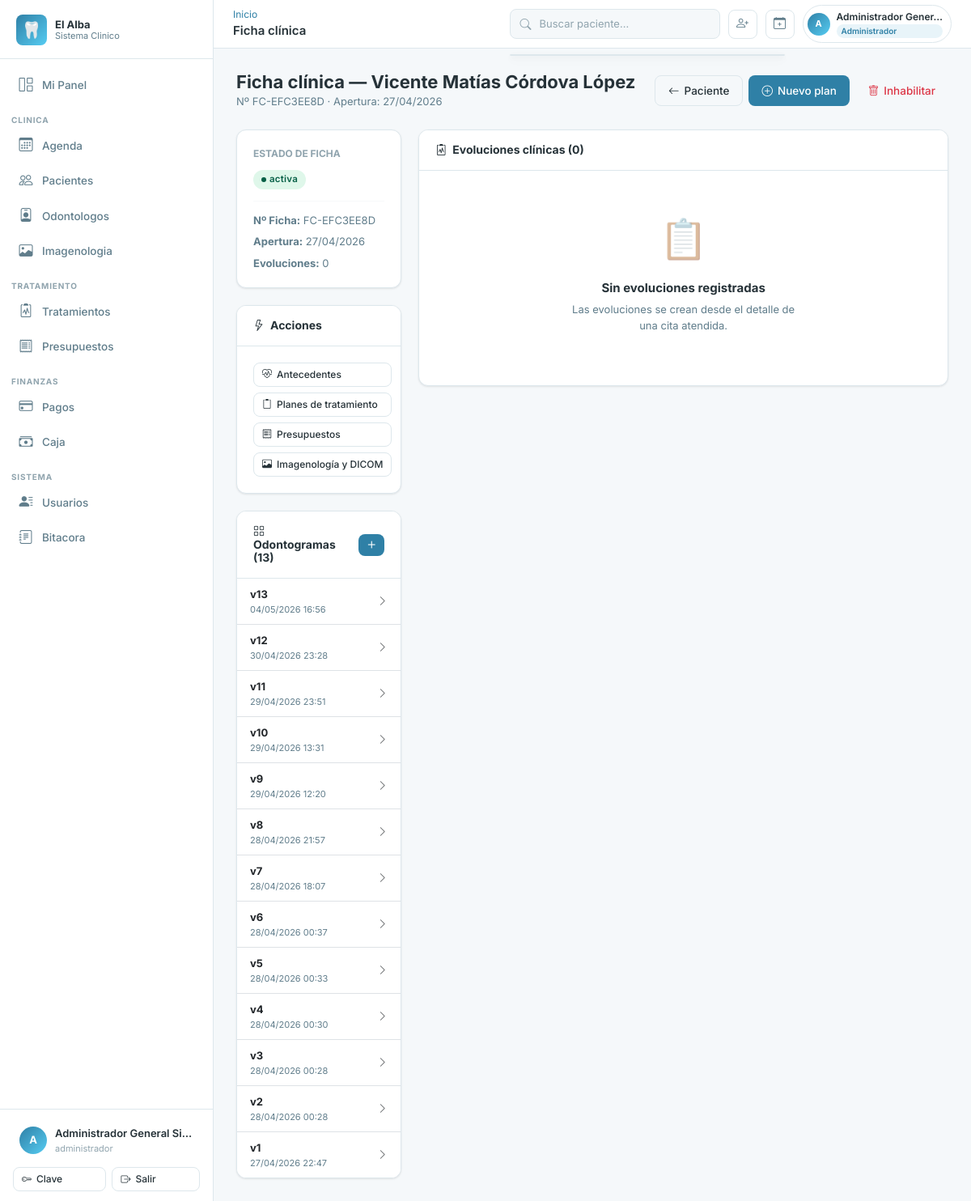
Before: /fichas/paciente/1/ (signed in) with the older database file.
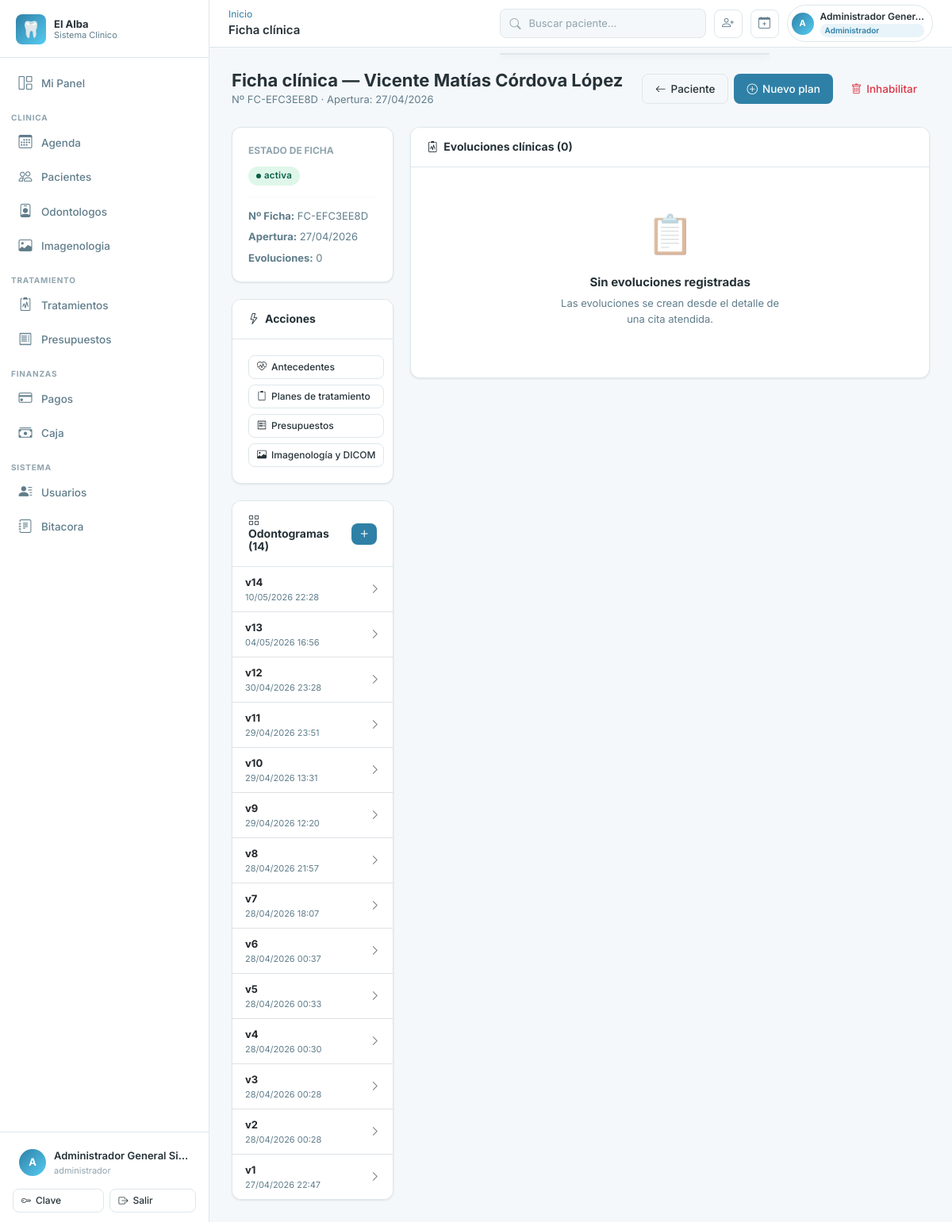
After: the same page with the newer database file.
### apps/odontograma/models.py (models this page shows, shortened)
class Odontograma(InhabilitableModel):
    ESTADO_ACTIVO = "activo"
    ESTADO_INACTIVO = "inactivo"
    ESTADO_CHOICES = [(ESTADO_ACTIVO, "Activo"), (ESTADO_INACTIVO, "Inactivo")]
    id_odontograma = models.AutoField(primary_key=True)
    id_ficha_clinica = models.ForeignKey(
        "fichas.FichaClinica",
        db_column="id_ficha_clinica",
        on_delete=models.RESTRICT,
        related_name="odontogramas",
    )
    id_evolucion = models.ForeignKey(
        "fichas.EvolucionClinica",
        db_column="id_evolucion",
        on_delete=models.SET_NULL,
        null=True,
        blank=True,
        related_name="odontogramas",
    )
    id_odontologo = models.ForeignKey(
        "odontologos.Odontologo",
        db_column="id_odontologo",
        on_delete=models.RESTRICT,
        null=True,
        blank=True,
        related_name="odontogramas",
    )
    id_usuario_crea = models.ForeignKey(
        "accounts.Usuario",
        db_column="id_usuario_crea",
        on_delete=models.SET_NULL,
        null=True,
        blank=True,
        related_name="odontogramas_creados",
    )
    id_usuario_actualiza = models.ForeignKey(
        "accounts.Usuario",
        db_column="id_usuario_actualiza",
        on_delete=models.SET_NULL,
        null=True,
        blank=True,
        related_name="odontogramas_actualizados",
    )
    version = models.PositiveSmallIntegerField(default=1)
    fecha_registro = models.DateTimeField(default=timezone.now)
    fecha_actualizacion = models.DateTimeField(auto_now=True)
    descripcion_general = models.TextField(null=True, blank=True)
    estado_odontograma = models.CharField(
        max_length=20, choices=ESTADO_CHOICES, default=ESTADO_ACTIVO
    )
    class Meta:
        db_table = "odontogramas"
        unique_together = [("id_ficha_clinica", "version")]
        verbose_name = "Odontograma"
        verbose_name_plural = "Odontogramas"
        permissions = [
            ("disable_odontograma", "Puede inhabilitar odontograma"),
            ("reactivate_odontograma", "Puede reactivar odontograma"),
        ]
        ordering = ["-version"]
        indexes = [
            models.Index(fields=["id_ficha_clinica"], name="idx_odontogramas_ficha"),
            models.Index(fields=["id_evolucion"], name="idx_odontogramas_evolucion"),
            models.Index(fields=["id_odontologo"], name="idx_odontogramas_odonto"),
        ]

### apps/fichas/views.py (the view)
# urls.py: path("paciente/<int:paciente_id>/", views.FichaDetalleView.as_view(), name="detalle"),
class FichaDetalleView(PermisoRequeridoMixin, View):
    permission_required = "fichas.view_fichaclinica"
    template_name = "fichas/detalle.html"
    def get(self, request, paciente_id):
        paciente = get_object_or_404(
            Paciente.objects.select_related("id_persona"), pk=paciente_id
        )
        ficha = FichaClinica.objects.filter(id_paciente=paciente).first()
        evoluciones = []
        odontogramas = []
        if ficha:
            evoluciones = (
                EvolucionClinica.objects.filter(id_cita__id_paciente=paciente)
                .select_related("id_cita__id_odontologo__id_usuario__id_persona")
                .prefetch_related("adjuntos")
                .order_by("-fecha_evolucion")
            )
            from apps.odontograma.models import Odontograma
            odontogramas = Odontograma.objects.filter(id_ficha_clinica=ficha).order_by("-version")
        return render(request, self.template_name, {
            "paciente": paciente,
            "ficha": ficha,
            "evoluciones": evoluciones,
            "odontogramas": odontogramas,
            "tiene_ficha": ficha is not None,
        })

### apps/accounts/models.py (called while the page is built, shortened)
    def has_perm(self, perm, obj=None):
        if self.is_superuser:
            return True

    def has_perms(self, perm_list, obj=None):
        if not isinstance(perm_list, (list, tuple)):
            perm_list = [perm_list]
        return all(self.has_perm(perm, obj) for perm in perm_list)

    def tiene_rol(self, *roles: str) -> bool:
        if self.is_superuser:
            return True

    @property
    def password(self):
        return self.password_hash

    @property
    def nombre_completo(self):
        try:
            return self.id_persona.nombre_completo
        except Exception:
            return self.username

### apps/core/templatetags/core_tags.py (called while the page is built)
@register.filter(name='user_tiene_rol')
def user_tiene_rol(user, roles_str):
    if not user or not user.is_authenticated:
        return False
    roles = [r.strip() for r in roles_str.split(',')]
    if hasattr(user, 'tiene_rol'):
        return user.tiene_rol(*roles)
    return False

### apps/pacientes/models.py (called while the page is built)
    @property
    def nombre_completo(self):
        return self.id_persona.nombre_completo

### templates/fichas/detalle.html (shortened to what the changed rows need)
{% extends 'base.html' %}
{% load core_tags %}
{% block content %}
<div class="page-header">
  <div>
    <h1 class="page-title">Ficha clínica — {{ paciente.nombre_completo }}</h1>
  </div>
</div>
{% if not ficha %}
<div class="card" style="max-width:500px;margin:48px auto;text-align:center;padding:40px;">
  <div style="font-size:48px;margin-bottom:16px;">📋</div>
  <h2 style="font-size:18px;font-weight:700;margin-bottom:8px;">Este paciente no tiene ficha clínica</h2>
  <p style="color:var(--color-texto-suave);margin-bottom:20px;">Abre la ficha clínica para registrar evoluciones, odontogramas y planes de tratamiento.</p>
  {% if perms.fichas.add_fichaclinica %}
  <form method="post" action="{% url 'fichas:abrir' paciente.id_paciente %}">
    {% csrf_token %}
    <button class="btn btn-primary btn-lg"><i class="bi bi-folder-plus"></i> Abrir ficha clínica</button>
  </form>
  {% endif %}
</div>
{% else %}
<div class="row g-4">
  <div class="col-lg-3">
    <div class="card mb-4">
      <div class="card-body">
        <div style="font-size:12px;text-transform:uppercase;font-weight:700;color:var(--color-texto-muy-suave);margin-bottom:10px;">Estado de ficha</div>
        <span class="badge-estado {{ ficha.estado_ficha }}">{{ ficha.estado_ficha }}</span>
        <hr style="border-color:var(--color-borde);margin:14px 0;">
        <div style="font-size:13px;color:var(--color-texto-suave);">
          <div class="mb-2"><strong>Nº Ficha:</strong> {{ ficha.numero_ficha }}</div>
          <div class="mb-2"><strong>Apertura:</strong> {{ ficha.fecha_apertura|date:"d/m/Y" }}</div>
          <div><strong>Evoluciones:</strong> {{ evoluciones.count }}</div>
        </div>
      </div>
    </div>
    <div class="card">
      <div class="card-header"><h2 class="card-title"><i class="bi bi-lightning me-2"></i>Acciones</h2></div>
      <div class="card-body d-grid gap-2">
        <a href="{% url 'antecedentes:lista' paciente.id_paciente %}" class="btn btn-outline btn-sm">
          <i class="bi bi-heart-pulse"></i> Antecedentes
        </a>
        <a href="{% url 'tratamientos:planes' %}" class="btn btn-outline btn-sm">
          <i class="bi bi-clipboard2"></i> Planes de tratamiento
        </a>
        <a href="{% url 'presupuestos:lista' %}" class="btn btn-outline btn-sm">
          <i class="bi bi-receipt"></i> Presupuestos
        </a>
        <a href="{% url 'imagenologia:paciente_lista' paciente.id_paciente %}" class="btn btn-outline btn-sm">
          <i class="bi bi-image"></i> Imagenología y DICOM
        </a>
      </div>
    </div>
    <div class="card mt-4">
      <div class="card-header d-flex justify-content-between align-items-center">
        <h2 class="card-title"><i class="bi bi-grid me-2"></i>Odontogramas ({{ odontogramas|length }})</h2>
        {% if perms.odontograma.add_odontograma %}
        <a href="{% url 'odontograma:crear' ficha.id_ficha_clinica %}" class="btn btn-primary btn-sm px-2 py-0">
          <i class="bi bi-plus" style="font-size:18px;"></i>
        </a>
        {% endif %}
      </div>
      <div class="card-body p-0">
        {% if odontogramas %}
        <div class="list-group list-group-flush" style="font-size:13px;">
          {% for odo in odontogramas %}
          <a href="{% url 'odontograma:detalle' odo.id_odontograma %}" class="list-group-item list-group-item-action d-flex justify-content-between align-items-center" style="padding:10px 16px;">
            <div>
              <strong>v{{ odo.version }}</strong>
              <div style="font-size:11px;color:var(--color-texto-suave);">{{ odo.fecha_registro|date:"d/m/Y H:i" }}</div>
            </div>
            <i class="bi bi-chevron-right text-muted"></i>
          </a>
          {% endfor %}
        </div>
        {% else %}
        <div class="text-center p-4" style="color:var(--color-texto-suave);font-size:13px;">
          Sin odontogramas
        </div>
        {% endif %}
      </div>
    </div>
  </div>
  <div class="col-lg-9">
    <div class="card">
      <div class="card-header">
        <h2 class="card-title"><i class="bi bi-clipboard2-pulse me-2"></i>Evoluciones clínicas ({{ evoluciones.count }})</h2>
      </div>
      <div class="card-body p-0">
        {% if evoluciones %}
        <div class="timeline" style="padding: 20px 20px 20px 44px;">
          {% for evol in evoluciones %}
          <div class="timeline-item">
            <div class="timeline-dot" style="background: {% if evol.id_cita.id_estado_cita.nombre == 'atendida' %}#10b981{% else %}var(--color-acento){% endif %};"></div>
            <div class="card mb-3" style="border-left: 3px solid var(--color-acento);">
              <div class="card-body" style="padding:14px 18px;">
                <div class="d-flex align-items-start justify-content-between gap-2 flex-wrap">
                  <div>
                    <div style="font-weight:700;">{{ evol.fecha_evolucion|date:"d/m/Y H:i" }}</div>
                    <div style="font-size:13px;color:var(--color-texto-suave);">
                      Dr(a). {{ evol.id_cita.id_odontologo.nombre_completo }}
                    </div>
                  </div>
                  <div class="d-flex gap-1">
                    <a href="{% url 'fichas:evolucion_detalle' evol.id_evolucion %}" class="btn btn-outline btn-sm"><i class="bi bi-eye"></i> Ver</a>
                    {% if perms.fichas.change_evolucionclinica %}
                    <a href="{% url 'fichas:evolucion_editar' evol.id_evolucion %}" class="btn btn-outline btn-sm"><i class="bi bi-pencil"></i></a>
                    {% endif %}
                  </div>
                </div>
                {% if evol.diagnostico %}
                <div class="mt-2" style="font-size:13px;">
                  <strong>Diagnóstico:</strong> {{ evol.diagnostico|truncatechars:120 }}
                </div>
                {% endif %}
                <div class="d-flex gap-2 mt-2 flex-wrap">
                  {% if evol.adjuntos.count %}
                  <span style="font-size:11px;background:var(--color-celeste);padding:2px 8px;border-radius:99px;color:#0369a1;">
                    <i class="bi bi-paperclip"></i> {{ evol.adjuntos.count }} adjunto{{ evol.adjuntos.count|pluralize }}
                  </span>
                  {% endif %}
                </div>
              </div>
            </div>
          </div>
          {% endfor %}
        </div>
        {% else %}
        <div class="empty-state" style="padding:48px;">
          <div class="empty-state-icon">📋</div>
          <div class="empty-state-title">Sin evoluciones registradas</div>
          <div class="empty-state-desc">Las evoluciones se crean desde el detalle de una cita atendida.</div>
        </div>
        {% endif %}
      </div>
    </div>
  </div>
</div>
{% endif %}
{% endblock %}

### templates/base.html (shortened to what the changed rows need)
{% load static core_tags %}
<!DOCTYPE html>
<html lang="es">
<head>
  <link rel="stylesheet" href="https://cdn.jsdelivr.net/npm/bootstrap-icons@1.11.3/font/bootstrap-icons.min.css">
  <link href="https://cdn.jsdelivr.net/npm/bootstrap@5.3.3/dist/css/bootstrap.min.css" rel="stylesheet">
  <link rel="stylesheet" href="{% static 'css/main.css' %}">
</head>
<body>
<div class="app-wrapper">
  <aside class="sidebar" id="sidebar" role="navigation" aria-label="Menu principal">
    <div class="sidebar-footer">
      <div class="sidebar-user" role="button" tabindex="0" aria-label="Opciones de usuario">
        <div class="sidebar-user-info">
          <div class="sidebar-user-name">{{ request.user.nombre_completo }}</div>
          <div class="sidebar-user-role">
            {% for rol in usuario_roles %}{{ rol }}{% if not forloop.last %}, {% endif %}{% endfor %}
          </div>
        </div>
      </div>
    </div>
  </aside>
  <div class="main-content">
    <header class="topbar" role="banner">
      <div class="topbar-actions">
        <div class="topbar-user-chip" id="topbar-user-menu" role="button" tabindex="0" aria-label="Menu de usuario">
          <div class="d-none d-md-block">
            <div class="topbar-user-name">{{ request.user.nombre_completo|truncatechars:20 }}</div>
            {% for rol in usuario_roles|slice:":1" %}
            <div class="topbar-role-chip">{{ rol }}</div>
            {% endfor %}
          </div>
        </div>
      </div>
    </header>
    <main class="page-content" id="main-content" tabindex="-1">
      {% block content %}{% endblock %}
    </main>
  </div>
</div>
</body>
</html>

Changed rows visible on the page:
added Odontograma: version "14", fecha_registro "10/05/2026 22:28"
Other visible differences:
{{ odontogramas|length }}: "13" → "14"
